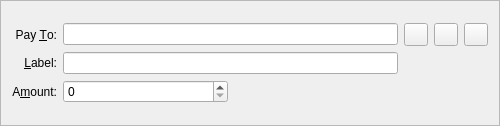
<?xml version="1.0" encoding="UTF-8"?>
<ui version="4.0">
 <class>SendCoinsEntry</class>
 <widget class="QFrame" name="SendCoinsEntry">
  <property name="geometry">
   <rect>
    <x>0</x>
    <y>0</y>
    <width>500</width>
    <height>126</height>
   </rect>
  </property>
  <property name="sizePolicy">
   <sizepolicy hsizetype="Expanding" vsizetype="Expanding">
    <horstretch>0</horstretch>
    <verstretch>0</verstretch>
   </sizepolicy>
  </property>
  <property name="windowTitle">
   <string>Form</string>
  </property>
  <property name="frameShape">
   <enum>QFrame::StyledPanel</enum>
  </property>
  <property name="frameShadow">
   <enum>QFrame::Sunken</enum>
  </property>
  <layout class="QGridLayout" name="gridLayout_2">
   <item row="0" column="0">
    <layout class="QGridLayout" name="gridLayout">
     <item row="0" column="0">
      <widget class="QLabel" name="label_2">
       <property name="text">
        <string>Pay &amp;To:</string>
       </property>
       <property name="alignment">
        <set>Qt::AlignRight|Qt::AlignTrailing|Qt::AlignVCenter</set>
       </property>
       <property name="buddy">
        <cstring>payTo</cstring>
       </property>
      </widget>
     </item>
     <item row="0" column="1" colspan="2">
      <widget class="QValidatedLineEdit" name="payTo">
       <property name="enabled">
        <bool>true</bool>
       </property>
       <property name="styleSheet">
        <string notr="true"/>
       </property>
       <property name="text">
        <string/>
       </property>
       <property name="maxLength">
        <number>34</number>
       </property>
      </widget>
     </item>
     <item row="0" column="3">
      <widget class="QToolButton" name="deleteButton">
       <property name="toolTip">
        <string>&lt;html&gt;&lt;head/&gt;&lt;body&gt;&lt;p&gt;&lt;img src=&quot;:/toolTip/res/tooltips/removeRecipientTooltip.png&quot;/&gt;&lt;/p&gt;&lt;/body&gt;&lt;/html&gt;</string>
       </property>
       <property name="styleSheet">
        <string notr="true"/>
       </property>
       <property name="text">
        <string/>
       </property>
       <property name="icon">
        <iconset resource="../bitcoin.qrc">
         <normaloff>:/icons/remove</normaloff>:/icons/remove</iconset>
       </property>
      </widget>
     </item>
     <item row="0" column="4">
      <widget class="QToolButton" name="pasteButton">
       <property name="toolTip">
        <string>&lt;html&gt;&lt;head/&gt;&lt;body&gt;&lt;p&gt;&lt;img src=&quot;:/toolTip/res/tooltips/pasteAddressTooltip.png&quot;/&gt;&lt;/p&gt;&lt;/body&gt;&lt;/html&gt;</string>
       </property>
       <property name="styleSheet">
        <string notr="true"/>
       </property>
       <property name="text">
        <string/>
       </property>
       <property name="icon">
        <iconset resource="../bitcoin.qrc">
         <normaloff>:/icons/editpaste</normaloff>:/icons/editpaste</iconset>
       </property>
       <property name="shortcut">
        <string>Alt+P</string>
       </property>
      </widget>
     </item>
     <item row="0" column="5">
      <widget class="QToolButton" name="addressBookButton">
       <property name="toolTip">
        <string>&lt;html&gt;&lt;head/&gt;&lt;body&gt;&lt;p&gt;&lt;img src=&quot;:/toolTip/res/tooltips/chooseAddressTooltip.png&quot;/&gt;&lt;/p&gt;&lt;/body&gt;&lt;/html&gt;</string>
       </property>
       <property name="styleSheet">
        <string notr="true"/>
       </property>
       <property name="text">
        <string/>
       </property>
       <property name="icon">
        <iconset resource="../bitcoin.qrc">
         <normaloff>:/icons/address-book</normaloff>:/icons/address-book</iconset>
       </property>
       <property name="shortcut">
        <string>Alt+A</string>
       </property>
      </widget>
     </item>
     <item row="1" column="0">
      <widget class="QLabel" name="label_4">
       <property name="text">
        <string>&amp;Label:</string>
       </property>
       <property name="alignment">
        <set>Qt::AlignRight|Qt::AlignTrailing|Qt::AlignVCenter</set>
       </property>
       <property name="buddy">
        <cstring>addAsLabel</cstring>
       </property>
      </widget>
     </item>
     <item row="1" column="1" colspan="2">
      <widget class="QValidatedLineEdit" name="addAsLabel">
       <property name="enabled">
        <bool>true</bool>
       </property>
       <property name="styleSheet">
        <string notr="true"/>
       </property>
       <property name="text">
        <string/>
       </property>
      </widget>
     </item>
     <item row="2" column="0">
      <widget class="QLabel" name="label">
       <property name="text">
        <string>A&amp;mount:</string>
       </property>
       <property name="alignment">
        <set>Qt::AlignRight|Qt::AlignTrailing|Qt::AlignVCenter</set>
       </property>
       <property name="buddy">
        <cstring>payAmount</cstring>
       </property>
      </widget>
     </item>
     <item row="2" column="1">
      <widget class="BitcoinAmountField" name="payAmount">
       <property name="sizePolicy">
        <sizepolicy hsizetype="Expanding" vsizetype="Fixed">
         <horstretch>0</horstretch>
         <verstretch>0</verstretch>
        </sizepolicy>
       </property>
      </widget>
     </item>
     <item row="2" column="2">
      <spacer name="horizontalSpacer">
       <property name="orientation">
        <enum>Qt::Horizontal</enum>
       </property>
       <property name="sizeHint" stdset="0">
        <size>
         <width>40</width>
         <height>20</height>
        </size>
       </property>
      </spacer>
     </item>
    </layout>
   </item>
  </layout>
 </widget>
 <customwidgets>
  <customwidget>
   <class>QValidatedLineEdit</class>
   <extends>QLineEdit</extends>
   <header>qvalidatedlineedit.h</header>
  </customwidget>
  <customwidget>
   <class>BitcoinAmountField</class>
   <extends>QSpinBox</extends>
   <header>bitcoinamountfield.h</header>
   <container>1</container>
  </customwidget>
 </customwidgets>
 <resources>
  <include location="../bitcoin.qrc"/>
 </resources>
 <connections/>
</ui>
